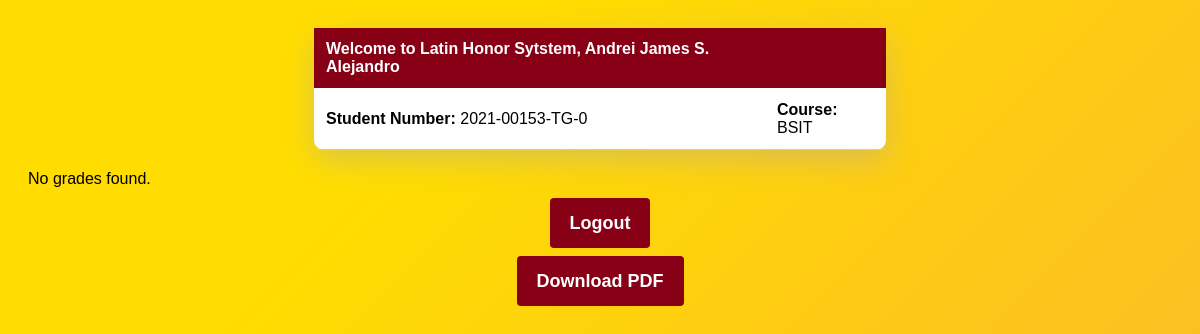
Page /GradeTableDICT.php (signed in) on the committed database.
### tables this page shows
CREATE TABLE `students` (
  `id` int(11) NOT NULL,
  `surname` varchar(50) NOT NULL,
  `firstname` varchar(60) NOT NULL,
  `middleinitial` varchar(50) NOT NULL,
  `studentnumber` varchar(15) NOT NULL,
  `course` varchar(10) NOT NULL,
  `birthmonth` text NOT NULL,
  `birthdate` int(3) NOT NULL,
  `birthyear` int(5) NOT NULL,
  `password` varchar(100) NOT NULL
);

### GradeTableDICT.php (the view, shortened to what this page needs)
<!DOCTYPE html>
<html>
<head>
    <link rel="stylesheet" type="text/css" href="css/gradetable.css">
</head>
<body>
    <?php
    class Database
    {
        private $host;
        private $username;
        private $password;
        private $database;
        public $conn;
        public function __construct($host, $username, $password, $database)
        {
            $this->host = $host;
            $this->username = $username;
            $this->password = $password;
            $this->database = $database;
        }
        public function connect()
        {
            $this->conn = new mysqli($this->host, $this->username, $this->password, $this->database);
        }
        public function selectData($table, $condition)
        {
            $sql = "SELECT * FROM $table WHERE $condition";
            $result = $this->conn->query($sql);
            if ($result->num_rows > 0) {
                return $result->fetch_assoc();
            } else {
                return false;
            }
        }
    }
    if (isset($_SESSION['surname']) && isset($_SESSION['studentnumber'])) {
        $surname = $_SESSION['surname'];
        $studentNumber = $_SESSION['studentnumber'];
        $database = new Database('localhost', 'root', '', 'sample_sis');
        $database->connect();
        $condition = "studentnumber = '$studentNumber'";
        $result = $database->selectData('students', $condition);
        if ($result) {
            $firstname = $result['firstname'];
            $middleinitial = $result['middleinitial'];
            $course = $result['course'];
            echo "<table>";
            echo "<tr>";
            echo "<th>Welcome to Latin Honor Sytstem, $firstname $middleinitial. $surname </th><th></th>";
            echo "<tr>";
            echo "<td><strong>Student Number:</strong> $studentNumber</td>";
            echo "<td><strong>Course:</strong> $course</td>";
            echo "</tr>";
            echo "</table>";
            $condition1 = "studentnumber2 = '$studentNumber'";
            $result = $database->selectData('student_grades_dit', $condition1);
            if ($result) {
                echo "<table>";
                echo "<tr>";
                echo "<th>Year</th>";
                echo "<th>1st Sem General Average</th>";
                echo "<th>2nd Sem General Average</th>";
                echo "<th>Final Average</th>";
                echo "</tr>";
                echo "<tr>";
                echo "<td>1st Year</td>";
                echo "<td>" . $result['first_sem_avg_1'] . "</td>";
                echo "<td>" . $result['first_sem_avg_2'] . "</td>";
                echo "<td>" . $result['yr_1_final_ave'] . "</td>";
                echo "</tr>";
                echo "<tr>";
                echo "<td>2nd Year</td>";
                echo "<td>" . $result['second_sem_avg_1'] . "</td>";
                echo "<td>" . $result['second_sem_avg_2'] . "</td>";
                echo "<td>" . $result['yr_2_final_ave'] . "</td>";
                echo "</tr>";
                echo "<tr>";
                echo "<td>3rd Year</td>";
                echo "<td>" . $result['first_sem_avg_3'] . "</td>";
                echo "<td>" . $result['second_sem_avg_3'] . "</td>";
                echo "<td>" . $result['yr_3_final_ave'] . "</td>";
                echo "</tr>";
                echo "</table>";
                echo "<table>";
                echo "<tr>";
                echo "<th style='text-align: center;'>" . "Summer Term Final Average";
                echo "<tr>";
                echo "<td style='text-align: center;'>" . $result['summer_avg'] . "</td>";
                echo "</tr>";
                echo "</table>";
                echo "<table>";
                echo "<tr>";
                echo "<th style='text-align: center;'>" . "Overall Student Final";
                echo "<tr>";
                echo "<td style='text-align: center;'>" . $result['final_average'] . "</td>";
                echo "</tr>";
                echo "</table>";
                echo "<table>";
                echo "<tr>";
                echo "<th style='text-align: center;'>" . "Academic Distinction";
                echo "<tr>";
                echo "<td style='text-align: center;'>" . $result['academicDistinction'] . "</td>";
                echo "</tr>";
                echo "</table>";
                echo "</table>";
            } else {
                echo "<p>No grades found.</p>";
            }
        } else {
            echo "<p>No student information found.</p>";
        }
        echo '<form action="Logout.php" method="POST">';
        echo '<input type="submit" value="Logout">';
        echo '</form>';
    } else {
        header("location:loginform.php");
        echo "<script>You are not logged in.</script>";
    }
    echo '<form action="PrintGradeDICT.php" method="post">';
    echo '<br>' . '<button type="submit" name="download_pdf">Download PDF</button>';
    echo '</form>';
    ?>
</body>
</html>

### css/gradetable.css (style rules this page uses)
body { font-family: "Karla", sans-serif; background-image: linear-gradient(315deg, #fbb034 0%, #ffdd00 74%); min-height: 100vh; padding: 20px; }
table { width: 50%; margin: 0 auto; margin-bottom: 20px; border-collapse: collapse; background-color: #fff; border-radius: 10px; box-shadow: 0 10px 30px 0 rgba(172, 168, 168, 0.43); }
th, td { padding: 12px; text-align: left; border-bottom: 1px solid #ccc; }
th { background-color: #880015; color: #fff; border-bottom: 2px solid #fff; }
button, input[type="submit"] { display: block; margin: 0 auto; text-align: center; }
button { display: block; padding: 15px 20px; background-color: #880015; border-radius: 4px; font-size: 18px; font-weight: bold; line-height: 20px; color: #fff; cursor: pointer; margin-top: -10px; margin-bottom: 20px; border: none; }
input[type="submit"] { display: block; padding: 15px 20px; background-color: #880015; border-radius: 4px; font-size: 18px; font-weight: bold; line-height: 20px; color: #fff; cursor: pointer; margin-top: -10px; margin-bottom: 20px; border: none; display: block; margin: 0 auto; }
p { margin-bottom: 10px; }

### rows in the picture
students: firstname "Andrei James", middleinitial "S", course "BSIT"

### other values in the picture
$surname "Alejandro"
$studentNumber "2021-00153-TG-0"
